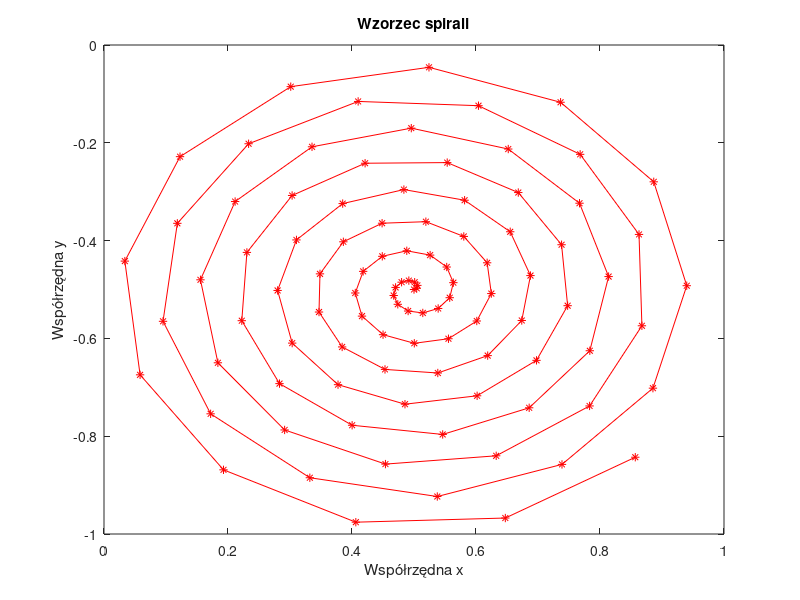

Recreate this plot in MATLAB. (Note: this script raises an error after producing the figure.)
close all
clear

l1 = 1;
l2 = 1;
xsr = 0.5;
ysr = -0.5;

fi = 0:0.5:49.5;
r = 0.01 * fi;

[x, y] = pol2cart(fi, r);
x = x+xsr;
y = y+ysr;
figure(1)
plot(x, y, 'r*-');
xlabel('Współrzędna x')
ylabel('Współrzędna y')
title('Wzorzec spirali')

[alfa, beta] = odwrkin(x, y, l1, l1);

figure(2)
plot(alfa, 'r*-')
hold on
plot(beta, 'b*-')
xlabel('Indeks wartości w wektorze')
ylabel('Wartość kąta')
legend({'kąty α', 'kąty ß'}, 'Location', 'east')
title('Porównanie wartości kątów wzorcowych α i ß')

P = [x; y];
T = [alfa; beta];

net = newff(P, T, 10);
net.layers{1}.transferFcn = 'tansig';
net.layers{2}.transferFcn = 'purelin';
L1 = net.IW{1}
L2 = net.LW{2}
b1 = net.b{1}
b2 = net.b{2}

net.trainFcn = 'traingdx';
net.trainParam.goal = 0.0001;
net.trainParam.epochs = 500;
net.trainParam.max_fail = net.trainParam.epochs;

net = train(net, P, T);

save dane_ucz net l1 l2 P T